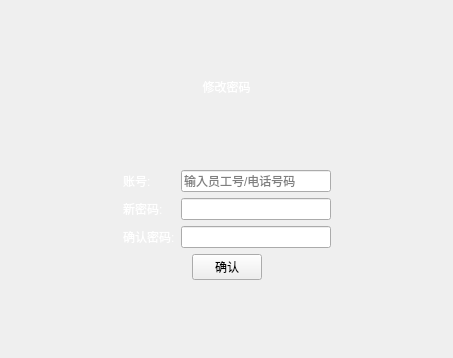
<?xml version="1.0" encoding="UTF-8"?>
<ui version="4.0">
 <class>editpassword</class>
 <widget class="QWidget" name="editpassword">
  <property name="geometry">
   <rect>
    <x>0</x>
    <y>0</y>
    <width>453</width>
    <height>358</height>
   </rect>
  </property>
  <property name="windowTitle">
   <string>Form</string>
  </property>
  <property name="styleSheet">
   <string notr="true">QLabel {
color:white;
    font: bold 20px &quot;Arial&quot;;
}</string>
  </property>
  <layout class="QVBoxLayout" name="verticalLayout_2">
   <item>
    <spacer name="verticalSpacer_4">
     <property name="orientation">
      <enum>Qt::Orientation::Vertical</enum>
     </property>
     <property name="sizeHint" stdset="0">
      <size>
       <width>20</width>
       <height>57</height>
      </size>
     </property>
    </spacer>
   </item>
   <item>
    <widget class="QLabel" name="label">
     <property name="text">
      <string>修改密码</string>
     </property>
     <property name="alignment">
      <set>Qt::AlignmentFlag::AlignCenter</set>
     </property>
    </widget>
   </item>
   <item>
    <spacer name="verticalSpacer_2">
     <property name="orientation">
      <enum>Qt::Orientation::Vertical</enum>
     </property>
     <property name="sizeHint" stdset="0">
      <size>
       <width>20</width>
       <height>56</height>
      </size>
     </property>
    </spacer>
   </item>
   <item>
    <layout class="QHBoxLayout" name="horizontalLayout_4">
     <item>
      <spacer name="horizontalSpacer">
       <property name="orientation">
        <enum>Qt::Orientation::Horizontal</enum>
       </property>
       <property name="sizeHint" stdset="0">
        <size>
         <width>40</width>
         <height>20</height>
        </size>
       </property>
      </spacer>
     </item>
     <item>
      <layout class="QVBoxLayout" name="verticalLayout">
       <item>
        <layout class="QHBoxLayout" name="horizontalLayout_3">
         <item>
          <widget class="QLabel" name="label_2">
           <property name="text">
            <string>账号:</string>
           </property>
          </widget>
         </item>
         <item>
          <widget class="QLineEdit" name="inputUserName">
           <property name="maximumSize">
            <size>
             <width>150</width>
             <height>16777215</height>
            </size>
           </property>
           <property name="placeholderText">
            <string>输入员工号/电话号码</string>
           </property>
          </widget>
         </item>
        </layout>
       </item>
       <item>
        <layout class="QHBoxLayout" name="horizontalLayout_2">
         <item>
          <widget class="QLabel" name="label_3">
           <property name="text">
            <string>新密码:</string>
           </property>
          </widget>
         </item>
         <item>
          <widget class="QLineEdit" name="inputUserPassword">
           <property name="sizePolicy">
            <sizepolicy hsizetype="Expanding" vsizetype="Fixed">
             <horstretch>0</horstretch>
             <verstretch>0</verstretch>
            </sizepolicy>
           </property>
           <property name="minimumSize">
            <size>
             <width>0</width>
             <height>0</height>
            </size>
           </property>
           <property name="maximumSize">
            <size>
             <width>150</width>
             <height>16777215</height>
            </size>
           </property>
           <property name="echoMode">
            <enum>QLineEdit::EchoMode::Password</enum>
           </property>
          </widget>
         </item>
        </layout>
       </item>
       <item>
        <layout class="QHBoxLayout" name="horizontalLayout">
         <item>
          <widget class="QLabel" name="label_4">
           <property name="text">
            <string>确认密码:</string>
           </property>
          </widget>
         </item>
         <item>
          <widget class="QLineEdit" name="confirmpassword">
           <property name="minimumSize">
            <size>
             <width>150</width>
             <height>0</height>
            </size>
           </property>
           <property name="maximumSize">
            <size>
             <width>150</width>
             <height>16777215</height>
            </size>
           </property>
           <property name="echoMode">
            <enum>QLineEdit::EchoMode::Password</enum>
           </property>
          </widget>
         </item>
        </layout>
       </item>
      </layout>
     </item>
     <item>
      <spacer name="horizontalSpacer_2">
       <property name="orientation">
        <enum>Qt::Orientation::Horizontal</enum>
       </property>
       <property name="sizeHint" stdset="0">
        <size>
         <width>40</width>
         <height>20</height>
        </size>
       </property>
      </spacer>
     </item>
    </layout>
   </item>
   <item>
    <layout class="QHBoxLayout" name="horizontalLayout_5">
     <item>
      <spacer name="horizontalSpacer_3">
       <property name="orientation">
        <enum>Qt::Orientation::Horizontal</enum>
       </property>
       <property name="sizeHint" stdset="0">
        <size>
         <width>40</width>
         <height>20</height>
        </size>
       </property>
      </spacer>
     </item>
     <item>
      <widget class="QPushButton" name="btnconfirm">
       <property name="maximumSize">
        <size>
         <width>70</width>
         <height>16777215</height>
        </size>
       </property>
       <property name="layoutDirection">
        <enum>Qt::LayoutDirection::LeftToRight</enum>
       </property>
       <property name="text">
        <string>确认</string>
       </property>
      </widget>
     </item>
     <item>
      <spacer name="horizontalSpacer_4">
       <property name="orientation">
        <enum>Qt::Orientation::Horizontal</enum>
       </property>
       <property name="sizeHint" stdset="0">
        <size>
         <width>40</width>
         <height>20</height>
        </size>
       </property>
      </spacer>
     </item>
    </layout>
   </item>
   <item>
    <spacer name="verticalSpacer">
     <property name="orientation">
      <enum>Qt::Orientation::Vertical</enum>
     </property>
     <property name="sizeHint" stdset="0">
      <size>
       <width>20</width>
       <height>57</height>
      </size>
     </property>
    </spacer>
   </item>
  </layout>
 </widget>
 <resources/>
 <connections/>
</ui>
